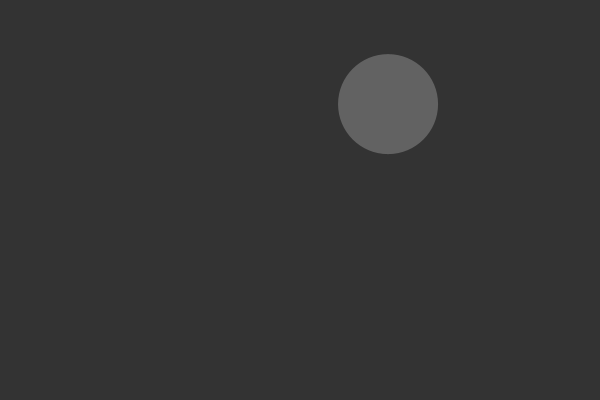
Frame 1 (no input)
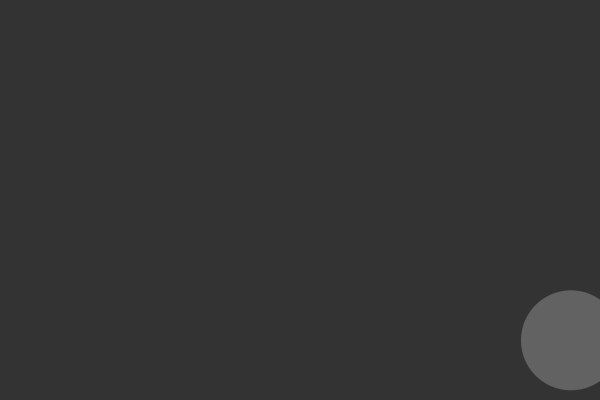
Frame 60 (the mouse pressed at the canvas centre just before this capture)
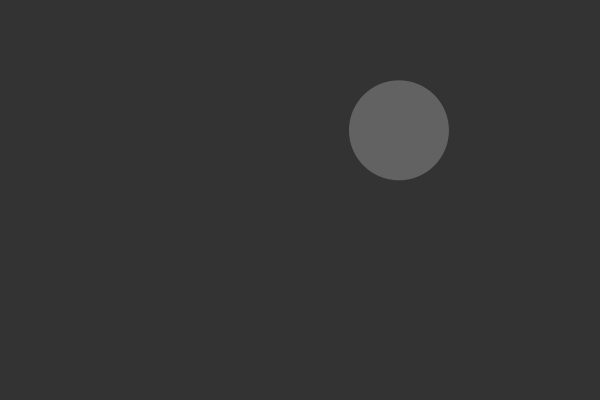
Frame 120 (the mouse held since frame 60 and released just before this capture)

The Processing sketch that drew these frames (run headless with seeded random() and noise(); from frame 60 on, the mouse is pressed at the canvas centre):

// Processing sketch: bouncing_ball_forces
// ── bouncing_ball_forces.pde

Ball b;
void setup() {
  size(600, 400);

  b = new Ball();
}

void draw() {
  background(51);

  PVector gravity = new PVector(0, 0.2);
  b.addForce(gravity);

  PVector wind = new PVector(0.1, 0);
  b.addForce(wind);
  
  b.walls();
  b.update();
  
  b.show();
}
// ── Ball.pde
class Ball {
  PVector position;
  PVector velocity;
  PVector acceleration;

  Ball() {
    position = new PVector(random(width), random(height));
    velocity = new PVector(0, 0);
    acceleration = new PVector(0, 0);
  }

  void walls() {
    if ((position.x<0) || (position.x>width)) {
      velocity.x *= -1;
    }
    if ((position.y>height) || (position.y<0)) {
      velocity.y *= -1;
    }

  }
  void addForce(PVector force) {
    acceleration.add(force);
  }

  void update() {

    velocity.add(acceleration);
    position.add(velocity);
    //velocity.limit(3);
    acceleration.mult(0);
  }

  void show() {
    fill(255, 59);
    noStroke();
    ellipse(position.x, position.y, 100, 100);
  }
}
